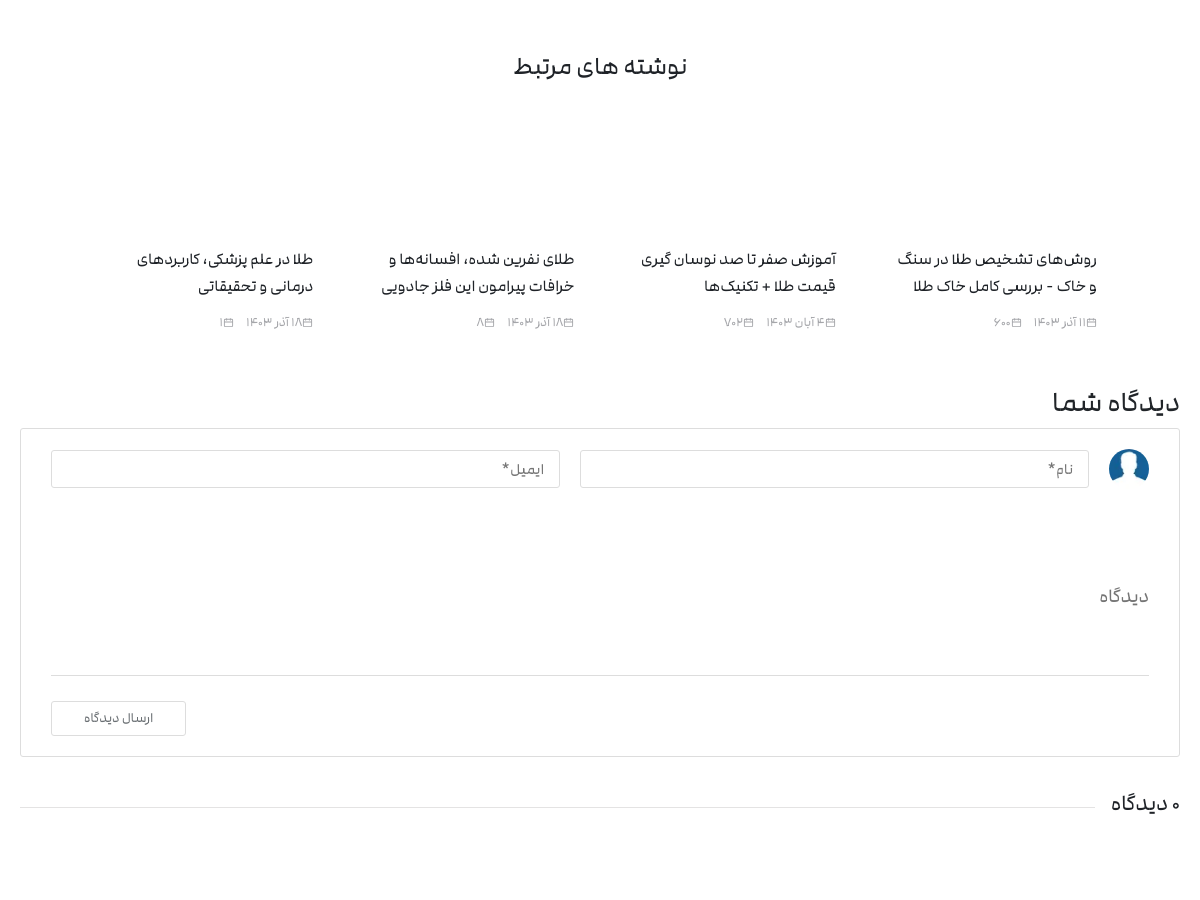
/blog/441e8393-82c6-4eec-bae2-f337d6da606a/ (middle part), run on an earlier commit of the app's database.
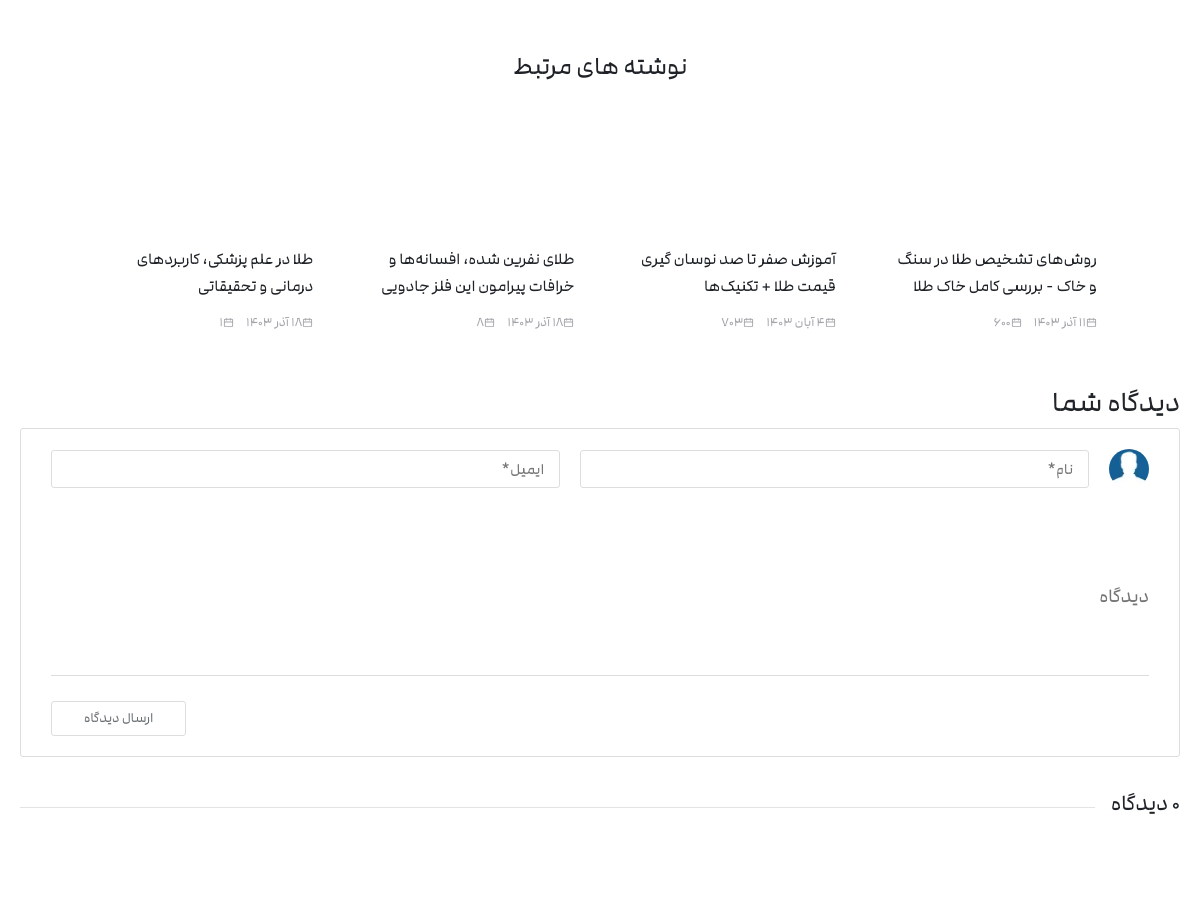
And on a later commit of the database.
### blog/models.py (models this page shows, shortened)
class Blog(models.Model):
    title = models.CharField(max_length=200)
    author = models.ForeignKey("Blog_author",on_delete=models.CASCADE)
    text = MarkdownxField(null=True, blank=True)
    created = models.DateTimeField(auto_now_add=True)
    blogid = models.UUIDField(default=uuid.uuid4,primary_key=True,
                              unique=True,editable=False)
    blog_image = models.ImageField(default="golzaaar.webp")
    day = models.PositiveSmallIntegerField(
        validators=[MinValueValidator(1), MaxValueValidator(30)]
    )
    month = models.CharField(choices=MONTHS, max_length=50)
    year = models.IntegerField()
    view_count = models.PositiveIntegerField(default=0)
    subject  = models.CharField(choices=PHRASES, max_length=50,default="دانستنی طلا")

### blog/views.py (the view, shortened to what this page needs)
# urls.py: path("blog/<str:pk>/",views.blog,name="blog"),
def blog(request,pk):
    blog = Blog.objects.get(blogid = pk)
    blog.view_count += 1
    blog.save()
    blog.text = markdown.markdown(blog.text)
    reviews = blog.reviews.all()
    howmany = blog.reviews.count()
    form = Review()
    if request.method == 'POST':
        form = Review(request.POST)
        if form.is_valid():
            review_ = form.save(commit=False)
            review_.blog = blog
            review_.save()
    ratings = Blog_rating.objects.filter(blog=blog)
    ratings_count = ratings.count()
    if ratings_count != 0 :
        x = 0
        for i in ratings:
            x += i.rating
        rating_av = (x / ratings_count) * 20
        rating_av = f"{rating_av:.2f}"
        rating_av2 = (x / ratings_count)
        rating_av2 = f"{rating_av2:.2f}"
    else:
        rating_av = 0
        rating_av2 = 0
    related_blogs = Blog.objects.filter(subject=blog.subject).exclude(title=blog.title)[:4]
    subject_url = f"{blog.subject}"
    return render(request,"blog.html",{"context":blog,"reviews" : reviews,"form": form,"many":howmany,"rating": rating_av,"rating2":rating_av2,"count_rating":ratings_count,"related": related_blogs,"sub":subject_url})

### blog/forms.py
class Review(ModelForm):
    class Meta:
        model = Blog_review
        fields = ['username','email','review_text']
        widgets = {
            'username': forms.TextInput(attrs={
                'class': 'input_mamamiya',
                'placeholder': 'نام*',
            }),
            'email': forms.TextInput(attrs={
                'class': 'input_mamamiya',
                'placeholder': 'ایمیل*',
            }),
            'review_text': forms.TextInput(attrs={
                'class': 'input_mama ',
                'placeholder': 'دیدگاه',
                'cols': "30",
                'rows': "10"
            }),
        }

### templates/blog.html (shortened to what the changed rows need)
{% extends "base_blog.html" %}
{% block content %}
{% load static %}
    <div class="wp-page-container">
      <div class="wp-page-content">
        <div class="blog_pagebody">
          <article class="blog-mainData">
            <div class="blog_elementView__8j4LW">
              {% if related %}
              <div class="blog_relatedData__VSSTu">
                <h2>نوشته های مرتبط</h2>
                <div class="blog_relatedBody__5RKET">
                  {% for related in related %}
                  <a
                    class="blog_relatedItem__0oEsy"
                    href="{% url "blog" related.blogid %}"
                    ><img
                      alt="{{related.title}}"
                      loading="lazy"
                      width="210"
                      height="120"
                      decoding="async"
                      data-nimg="1"
                      class="blog_relatedImg__Vttb0"
                      src="{{related.blog_image.url}}"
                      style="color: transparent"
                    />
                    <h3>{{related.title}}</h3>
                    <ul class="moreItem_moreData__LR8RV">
                      <div class="moreItem_moreDataContent__dF8j_">
                        <li class="moreItem_moreDataItem__pSgI3">
                          <img
                            alt="تاریخ انتشار مقاله"
                            loading="lazy"
                            width="11"
                            height="11"
                            decoding="async"
                            data-nimg="1"
                            src="{% static "img/calender.svg" %}"
                            style="color: transparent"
                          /><span>{{related.day}} {{related.month}} {{related.year}}</span>
                        </li>
                      </div>
                      <div class="moreItem_moreDataContent__dF8j_">
                        <li class="moreItem_moreDataItem__pSgI3">
                          <img
                            alt="تاریخ انتشار مقاله"
                            loading="lazy"
                            width="11"
                            height="11"
                            decoding="async"
                            data-nimg="1"
                            src="{% static "img/calender.svg" %}"
                            style="color: transparent"
                          /><span>{{related.view_count}}</span>
                        </li>
                      </div>
                    </ul></a
                  >
                  {% endfor %}
                  {% endif %}
                </div>
              </div>
            </div>
          </article>
        </div>
      </div>
    </div>
{% endblock content %}

What changed in the data, as far as the page shows it:
changed Blog "آموزش صفر تا صد نوسان گیری قیمت طلا + تکنیک‌ها": view_count "702" → "703"
